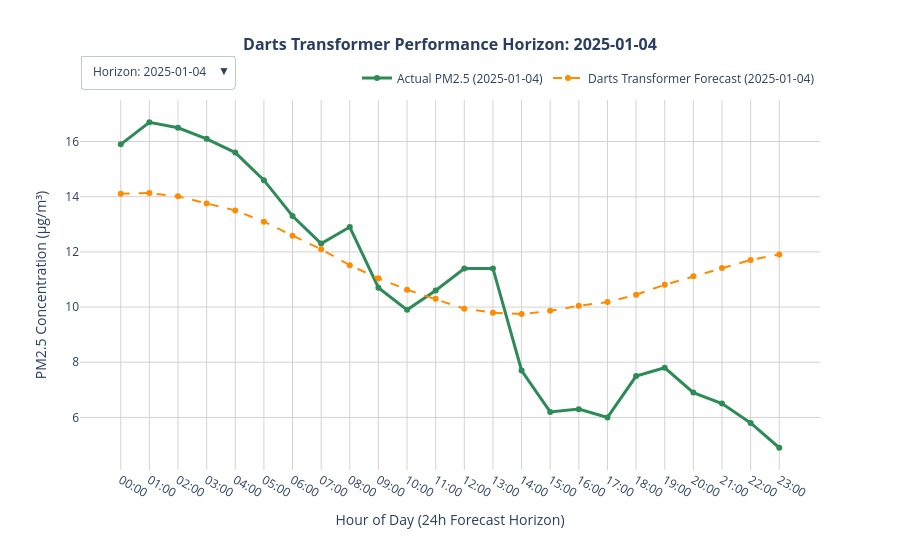

Notebook code cell kept with this figure:
### Code cell
import plotly.graph_objects as go

sample_indices = [0, 50, 100, 150, 200, 250, 300, 350, 400, 450, 500, 550, 600]
num_samples = len(sample_indices)

fig_darts = go.Figure()
buttons_darts = []

for idx, sample_idx in enumerate(sample_indices):
    # FIXED: Extract the single TimeSeries chunk directly from the list instead of sub-slicing
    target_chunk = true_targets[sample_idx]
    forecast_chunk = true_forecasts[sample_idx]
    
    # Extract univariate numpy arrays out of the single TimeSeries object
    true_actual_darts = target_chunk.univariate_values()
    true_pred_darts = forecast_chunk.univariate_values()
    
    # Extract the timestamps from the chunk
    window_timestamps_darts = target_chunk.time_index
    time_labels_darts = [str(t).split()[1][:5] for t in window_timestamps_darts]
    date_str_darts = str(window_timestamps_darts[0]).split()[0]
    
    fig_darts.add_trace(go.Scatter(
        x=time_labels_darts, y=true_actual_darts, mode='lines+markers',
        name=f'Actual PM2.5 ({date_str_darts})', line=dict(color='seagreen', width=3),
        visible=(idx == 0)
    ))
    fig_darts.add_trace(go.Scatter(
        x=time_labels_darts, y=true_pred_darts, mode='lines+markers',
        name=f'Darts Transformer Forecast ({date_str_darts})', line=dict(color='darkorange', width=2, dash='dash'),
        visible=(idx == 0)
    ))
    
    visibility_mask_darts = [False] * (num_samples * 2)
    visibility_mask_darts[idx * 2] = True
    visibility_mask_darts[idx * 2 + 1] = True
    
    buttons_darts.append(dict(
        label=f"Horizon: {date_str_darts}", method="update",
        args=[{"visible": visibility_mask_darts}, {"title": f"<b>Darts Transformer Performance Horizon: {date_str_darts}</b>"}]
    ))

# FIXED: Extract the date string safely from the first time series element in the list
initial_date_darts = str(true_targets[0].time_index[0]).split()[0]

fig_darts.update_layout(
    title=dict(text=f'<b>Darts Transformer Performance Horizon: {initial_date_darts}</b>', x=0.5, font=dict(size=16)),
    updatemenus=[dict(buttons=buttons_darts, direction="down", pad={"r": 10, "t": 10}, showactive=True, x=0.0, xanchor="left", y=1.15, yanchor="top")],
    xaxis=dict(title='Hour of Day (24h Forecast Horizon)', showgrid=True, gridcolor='lightgray'),
    yaxis=dict(title='PM2.5 Concentration (μg/m³)', showgrid=True, gridcolor='lightgray'),
    template='plotly_white', hovermode='x unified', height=550, width=900,
    legend=dict(orientation="h", yanchor="bottom", y=1.02, xanchor="right", x=1)
)

fig_darts.show()

### Figure 1 — Plotly figure (JSON) as saved in the notebook; plotly's stock layout.template omitted (floating-point values rounded to 4 significant figures)
{"data": [{"line": {"color": "seagreen", "width": 3}, "mode": "lines+markers", "name": "Actual PM2.5 (2025-01-04)", "type": "scatter", "visible": true, "x": ["00:00", "01:00", "02:00", "03:00", "04:00", "05:00", "06:00", "07:00", "08:00", "09:00", "10:00", "11:00", "12:00", "13:00", "14:00", "15:00", "16:00", "17:00", "18:00", "19:00", "20:00", "21:00", "22:00", "23:00"], "y": [15.9, 16.7, 16.5, 16.1, 15.6, 14.6, 13.3, 12.3, 12.9, 10.7, 9.9, 10.6, 11.4, 11.4, 7.7, 6.2, 6.3, 6.0, 7.5, 7.8, 6.9, 6.5, 5.8, 4.9]}, {"line": {"color": "darkorange", "dash": "dash", "width": 2}, "mode": "lines+markers", "name": "Darts Transformer Forecast (2025-01-04)", "type": "scatter", "visible": true, "x": ["00:00", "01:00", "02:00", "03:00", "04:00", "05:00", "06:00", "07:00", "08:00", "09:00", "10:00", "11:00", "12:00", "13:00", "14:00", "15:00", "16:00", "17:00", "18:00", "19:00", "20:00", "21:00", "22:00", "23:00"], "y": [14.11, 14.13, 14.01, 13.75, 13.5, 13.1, 12.58, 12.09, 11.52, 11.04, 10.63, 10.3, 9.939, 9.798, 9.746, 9.864, 10.05, 10.18, 10.45, 10.81, 11.12, 11.42, 11.71, 11.91]}, {"line": {"color": "seagreen", "width": 3}, "mode": "lines+markers", "name": "Actual PM2.5 (2025-01-06)", "type": "scatter", "visible": false, "x": ["02:00", "03:00", "04:00", "05:00", "06:00", "07:00", "08:00", "09:00", "10:00", "11:00", "12:00", "13:00", "14:00", "15:00", "16:00", "17:00", "18:00", "19:00", "20:00", "21:00", "22:00", "23:00", "00:00", "01:00"], "y": [3.1, 2.8, 1.7, 1.2, 1.1, 1.1, 1.1, 1.3, 1.6, 1.8, 1.8, 2.3, 2.3, 2.1, 2.1, 2.2, 2.9, 3.4, 3.5, 3.3, 3.0, 2.7, 2.4, 2.3]}, {"line": {"color": "darkorange", "dash": "dash", "width": 2}, "mode": "lines+markers", "name": "Darts Transformer Forecast (2025-01-06)", "type": "scatter", "visible": false, "x": ["02:00", "03:00", "04:00", "05:00", "06:00", "07:00", "08:00", "09:00", "10:00", "11:00", "12:00", "13:00", "14:00", "15:00", "16:00", "17:00", "18:00", "19:00", "20:00", "21:00", "22:00", "23:00", "00:00", "01:00"], "y": [5.068, 5.185, 5.284, 5.286, 5.351, 5.339, 5.27, 5.16, 5.052, 4.952, 4.913, 4.897, 4.951, 5.051, 5.11, 5.272, 5.47, 5.626, 5.834, 6.059, 6.209, 6.378, 6.515, 6.63]}, {"line": {"color": "seagreen", "width": 3}, "mode": "lines+markers", "name": "Actual PM2.5 (2025-01-08)", "type": "scatter", "visible": false, "x": ["04:00", "05:00", "06:00", "07:00", "08:00", "09:00", "10:00", "11:00", "12:00", "13:00", "14:00", "15:00", "16:00", "17:00", "18:00", "19:00", "20:00", "21:00", "22:00", "23:00", "00:00", "01:00", "02:00", "03:00"], "y": [6.0, 6.3, 6.2, 6.9, 8.5, 10.0, 9.9, 9.3, 7.7, 6.8, 6.8, 7.1, 8.1, 9.5, 11.0, 12.6, 13.3, 12.9, 13.6, 13.8, 13.5, 12.8, 14.0, 14.5]}, {"line": {"color": "darkorange", "dash": "dash", "width": 2}, "mode": "lines+markers", "name": "Darts Transformer Forecast (2025-01-08)", "type": "scatter", "visible": false, "x": ["04:00", "05:00", "06:00", "07:00", "08:00", "09:00", "10:00", "11:00", "12:00", "13:00", "14:00", "15:00", "16:00", "17:00", "18:00", "19:00", "20:00", "21:00", "22:00", "23:00", "00:00", "01:00", "02:00", "03:00"], "y": [6.06, 6.021, 5.991, 5.901, 5.9, 5.841, 5.754, 5.66, 5.591, 5.567, 5.613, 5.693, 5.837, 6.03, 6.167, 6.388, 6.62, 6.784, 6.967, 7.144, 7.224, 7.296, 7.324, 7.323]}, {"line": {"color": "seagreen", "width": 3}, "mode": "lines+markers", "name": "Actual PM2.5 (2025-01-10)", "type": "scatter", "visible": false, "x": ["06:00", "07:00", "08:00", "09:00", "10:00", "11:00", "12:00", "13:00", "14:00", "15:00", "16:00", "17:00", "18:00", "19:00", "20:00", "21:00", "22:00", "23:00", "00:00", "01:00", "02:00", "03:00", "04:00", "05:00"], "y": [12.1, 11.3, 10.4, 10.9, 11.2, 11.1, 11.3, 12.0, 12.3, 12.0, 11.5, 12.3, 14.2, 15.3, 19.2, 21.7, 22.1, 23.7, 22.8, 21.3, 21.5, 19.8, 18.8, 18.3]}, {"line": {"color": "darkorange", "dash": "dash", "width": 2}, "mode": "lines+markers", "name": "Darts Transformer Forecast (2025-01-10)", "type": "scatter", "visible": false, "x": ["06:00", "07:00", "08:00", "09:00", "10:00", "11:00", "12:00", "13:00", "14:00", "15:00", "16:00", "17:00", "18:00", "19:00", "20:00", "21:00", "22:00", "23:00", "00:00", "01:00", "02:00", "03:00", "04:00", "05:00"], "y": [11.75, 11.21, 10.74, 10.3, 10.02, 9.715, 9.456, 9.31, 9.233, 9.335, 9.536, 9.818, 10.11, 10.51, 10.84, 11.21, 11.53, 11.7, 11.81, 11.86, 11.76, 11.57, 11.31, 10.97]}, {"line": {"color": "seagreen", "width": 3}, "mode": "lines+markers", "name": "Actual PM2.5 (2025-01-12)", "type": "scatter", "visible": false, "x": ["08:00", "09:00", "10:00", "11:00", "12:00", "13:00", "14:00", "15:00", "16:00", "17:00", "18:00", "19:00", "20:00", "21:00", "22:00", "23:00", "00:00", "01:00", "02:00", "03:00", "04:00", "05:00", "06:00", "07:00"], "y": [16.1, 15.0, 13.3, 10.2, 9.1, 8.7, 7.6, 6.8, 6.9, 7.3, 7.8, 7.9, 8.3, 8.5, 8.1, 7.3, 6.7, 5.9, 6.0, 5.8, 5.8, 6.1, 6.3, 6.0]}, {"line": {"color": "darkorange", "dash": "dash", "width": 2}, "mode": "lines+markers", "name": "Darts Transformer Forecast (2025-01-12)", "type": "scatter", "visible": false, "x": ["08:00", "09:00", "10:00", "11:00", "12:00", "13:00", "14:00", "15:00", "16:00", "17:00", "18:00", "19:00", "20:00", "21:00", "22:00", "23:00", "00:00", "01:00", "02:00", "03:00", "04:00", "05:00", "06:00", "07:00"], "y": [16.89, 15.87, 15.0, 14.33, 13.92, 13.53, 13.29, 13.27, 13.36, 13.74, 14.24, 14.83, 15.34, 15.94, 16.43, 16.85, 17.12, 17.14, 17.0, 16.72, 16.24, 15.61, 14.94, 14.18]}, {"line": {"color": "seagreen", "width": 3}, "mode": "lines+markers", "name": "Actual PM2.5 (2025-01-14)", "type": "scatter", "visible": false, "x": ["10:00", "11:00", "12:00", "13:00", "14:00", "15:00", "16:00", "17:00", "18:00", "19:00", "20:00", "21:00", "22:00", "23:00", "00:00", "01:00", "02:00", "03:00", "04:00", "05:00", "06:00", "07:00", "08:00", "09:00"], "y": [9.8, 9.3, 8.2, 7.6, 7.3, 6.9, 7.6, 8.8, 9.9, 11.1, 12.1, 12.4, 12.0, 11.2, 10.3, 9.4, 9.3, 7.5, 7.2, 7.0, 6.9, 7.3, 7.9, 8.2]}, {"line": {"color": "darkorange", "dash": "dash", "width": 2}, "mode": "lines+markers", "name": "Darts Transformer Forecast (2025-01-14)", "type": "scatter", "visible": false, "x": ["10:00", "11:00", "12:00", "13:00", "14:00", "15:00", "16:00", "17:00", "18:00", "19:00", "20:00", "21:00", "22:00", "23:00", "00:00", "01:00", "02:00", "03:00", "04:00", "05:00", "06:00", "07:00", "08:00", "09:00"], "y": [9.516, 9.047, 8.706, 8.506, 8.506, 8.506, 8.589, 8.752, 9.002, 9.366, 9.809, 10.26, 10.69, 11.1, 11.36, 11.57, 11.68, 11.62, 11.46, 11.19, 10.79, 10.35, 9.913, 9.449]}, {"line": {"color": "seagreen", "width": 3}, "mode": "lines+markers", "name": "Actual PM2.5 (2025-01-16)", "type": "scatter", "visible": false, "x": ["12:00", "13:00", "14:00", "15:00", "16:00", "17:00", "18:00", "19:00", "20:00", "21:00", "22:00", "23:00", "00:00", "01:00", "02:00", "03:00", "04:00", "05:00", "06:00", "07:00", "08:00", "09:00", "10:00", "11:00"], "y": [16.4, 16.4, 15.0, 12.7, 11.9, 12.4, 13.7, 15.9, 16.8, 15.5, 13.8, 17.2, 14.2, 12.7, 11.1, 10.9, 10.1, 10.4, 10.2, 11.0, 11.5, 11.4, 10.8, 10.0]}, {"line": {"color": "darkorange", "dash": "dash", "width": 2}, "mode": "lines+markers", "name": "Darts Transformer Forecast (2025-01-16)", "type": "scatter", "visible": false, "x": ["12:00", "13:00", "14:00", "15:00", "16:00", "17:00", "18:00", "19:00", "20:00", "21:00", "22:00", "23:00", "00:00", "01:00", "02:00", "03:00", "04:00", "05:00", "06:00", "07:00", "08:00", "09:00", "10:00", "11:00"], "y": [17.37, 16.57, 15.96, 15.7, 15.72, 15.73, 15.91, 16.25, 16.67, 17.27, 17.93, 18.56, 18.99, 19.36, 19.54, 19.56, 19.36, 18.88, 18.24, 17.43, 16.53, 15.57, 14.75, 13.89]}, {"line": {"color": "seagreen", "width": 3}, "mode": "lines+markers", "name": "Actual PM2.5 (2025-01-18)", "type": "scatter", "visible": false, "x": ["14:00", "15:00", "16:00", "17:00", "18:00", "19:00", "20:00", "21:00", "22:00", "23:00", "00:00", "01:00", "02:00", "03:00", "04:00", "05:00", "06:00", "07:00", "08:00", "09:00", "10:00", "11:00", "12:00", "13:00"], "y": [11.7, 10.9, 11.2, 16.0, 17.8, 19.7, 21.6, 23.1, 22.6, 22.1, 20.6, 22.2, 22.7, 22.8, 23.9, 22.3, 18.9, 15.7, 15.4, 15.5, 15.4, 15.6, 16.8, 14.8]}, {"line": {"color": "darkorange", "dash": "dash", "width": 2}, "mode": "lines+markers", "name": "Darts Transformer Forecast (2025-01-18)", "type": "scatter", "visible": false, "x": ["14:00", "15:00", "16:00", "17:00", "18:00", "19:00", "20:00", "21:00", "22:00", "23:00", "00:00", "01:00", "02:00", "03:00", "04:00", "05:00", "06:00", "07:00", "08:00", "09:00", "10:00", "11:00", "12:00", "13:00"], "y": [14.68, 14.29, 14.02, 14.06, 14.32, 14.53, 14.85, 15.24, 15.65, 16.13, 16.64, 17.08, 17.31, 17.43, 17.39, 17.21, 16.85, 16.27, 15.6, 14.8, 13.98, 13.18, 12.58, 11.96]}, {"line": {"color": "seagreen", "width": 3}, "mode": "lines+markers", "name": "Actual PM2.5 (2025-01-20)", "type": "scatter", "visible": false, "x": ["16:00", "17:00", "18:00", "19:00", "20:00", "21:00", "22:00", "23:00", "00:00", "01:00", "02:00", "03:00", "04:00", "05:00", "06:00", "07:00", "08:00", "09:00", "10:00", "11:00", "12:00", "13:00", "14:00", "15:00"], "y": [9.0, 9.8, 10.7, 12.4, 13.2, 14.8, 16.0, 16.4, 15.7, 16.4, 16.4, 15.8, 15.5, 16.1, 15.5, 16.0, 17.3, 19.0, 19.4, 20.7, 21.4, 20.6, 18.8, 17.4]}, {"line": {"color": "darkorange", "dash": "dash", "width": 2}, "mode": "lines+markers", "name": "Darts Transformer Forecast (2025-01-20)", "type": "scatter", "visible": false, "x": ["16:00", "17:00", "18:00", "19:00", "20:00", "21:00", "22:00", "23:00", "00:00", "01:00", "02:00", "03:00", "04:00", "05:00", "06:00", "07:00", "08:00", "09:00", "10:00", "11:00", "12:00", "13:00", "14:00", "15:00"], "y": [10.97, 10.92, 10.93, 11.13, 11.5, 11.78, 12.1, 12.42, 12.72, 13.02, 13.34, 13.58, 13.67, 13.66, 13.51, 13.29, 12.96, 12.48, 11.97, 11.39, 10.82, 10.31, 9.981, 9.652]}, {"line": {"color": "seagreen", "width": 3}, "mode": "lines+markers", "name": "Actual PM2.5 (2025-01-22)", "type": "scatter", "visible": false, "x": ["18:00", "19:00", "20:00", "21:00", "22:00", "23:00", "00:00", "01:00", "02:00", "03:00", "04:00", "05:00", "06:00", "07:00", "08:00", "09:00", "10:00", "11:00", "12:00", "13:00", "14:00", "15:00", "16:00", "17:00"], "y": [17.8, 22.2, 25.9, 24.6, 23.5, 21.9, 20.0, 18.9, 15.5, 11.7, 11.2, 6.2, 3.9, 3.5, 3.2, 2.5, 2.3, 1.9, 1.7, 1.7, 2.6, 3.1, 3.3, 3.4]}, {"line": {"color": "darkorange", "dash": "dash", "width": 2}, "mode": "lines+markers", "name": "Darts Transformer Forecast (2025-01-22)", "type": "scatter", "visible": false, "x": ["18:00", "19:00", "20:00", "21:00", "22:00", "23:00", "00:00", "01:00", "02:00", "03:00", "04:00", "05:00", "06:00", "07:00", "08:00", "09:00", "10:00", "11:00", "12:00", "13:00", "14:00", "15:00", "16:00", "17:00"], "y": [18.42, 18.44, 18.41, 18.57, 18.84, 18.94, 19.03, 19.12, 19.11, 19.11, 19.12, 19.05, 18.71, 18.36, 17.98, 17.56, 17.04, 16.37, 15.76, 15.16, 14.61, 14.17, 13.98, 13.75]}, {"line": {"color": "seagreen", "width": 3}, "mode": "lines+markers", "name": "Actual PM2.5 (2025-01-24)", "type": "scatter", "visible": false, "x": ["20:00", "21:00", "22:00", "23:00", "00:00", "01:00", "02:00", "03:00", "04:00", "05:00", "06:00", "07:00", "08:00", "09:00", "10:00", "11:00", "12:00", "13:00", "14:00", "15:00", "16:00", "17:00", "18:00", "19:00"], "y": [4.1, 4.9, 5.0, 5.2, 4.6, 3.1, 3.2, 3.7, 5.2, 4.6, 4.7, 4.9, 5.1, 5.3, 5.0, 4.5, 4.3, 3.7, 3.2, 3.7, 4.1, 5.0, 6.9, 7.6]}, {"line": {"color": "darkorange", "dash": "dash", "width": 2}, "mode": "lines+markers", "name": "Darts Transformer Forecast (2025-01-24)", "type": "scatter", "visible": false, "x": ["20:00", "21:00", "22:00", "23:00", "00:00", "01:00", "02:00", "03:00", "04:00", "05:00", "06:00", "07:00", "08:00", "09:00", "10:00", "11:00", "12:00", "13:00", "14:00", "15:00", "16:00", "17:00", "18:00", "19:00"], "y": [5.351, 5.696, 5.993, 6.215, 6.48, 6.627, 6.695, 6.672, 6.602, 6.473, 6.377, 6.253, 6.141, 6.029, 5.882, 5.823, 5.799, 5.745, 5.783, 5.859, 5.92, 6.068, 6.265, 6.459]}, {"line": {"color": "seagreen", "width": 3}, "mode": "lines+markers", "name": "Actual PM2.5 (2025-01-26)", "type": "scatter", "visible": false, "x": ["22:00", "23:00", "00:00", "01:00", "02:00", "03:00", "04:00", "05:00", "06:00", "07:00", "08:00", "09:00", "10:00", "11:00", "12:00", "13:00", "14:00", "15:00", "16:00", "17:00", "18:00", "19:00", "20:00", "21:00"], "y": [3.0, 2.4, 1.7, 1.7, 2.8, 2.9, 2.7, 3.2, 2.9, 3.2, 2.8, 3.0, 2.9, 2.7, 2.6, 2.6, 2.7, 2.6, 2.7, 2.9, 3.3, 3.3, 3.6, 3.8]}, {"line": {"color": "darkorange", "dash": "dash", "width": 2}, "mode": "lines+markers", "name": "Darts Transformer Forecast (2025-01-26)", "type": "scatter", "visible": false, "x": ["22:00", "23:00", "00:00", "01:00", "02:00", "03:00", "04:00", "05:00", "06:00", "07:00", "08:00", "09:00", "10:00", "11:00", "12:00", "13:00", "14:00", "15:00", "16:00", "17:00", "18:00", "19:00", "20:00", "21:00"], "y": [4.856, 5.184, 5.455, 5.616, 5.809, 5.887, 5.879, 5.784, 5.65, 5.471, 5.332, 5.188, 5.086, 5.014, 4.918, 4.934, 5.004, 5.054, 5.202, 5.395, 5.557, 5.789, 6.034, 6.27]}, {"line": {"color": "seagreen", "width": 3}, "mode": "lines+markers", "name": "Actual PM2.5 (2025-01-29)", "type": "scatter", "visible": false, "x": ["00:00", "01:00", "02:00", "03:00", "04:00", "05:00", "06:00", "07:00", "08:00", "09:00", "10:00", "11:00", "12:00", "13:00", "14:00", "15:00", "16:00", "17:00", "18:00", "19:00", "20:00", "21:00", "22:00", "23:00"], "y": [3.9, 3.9, 4.0, 4.0, 4.0, 3.9, 4.1, 4.5, 5.2, 5.8, 6.1, 5.6, 4.3, 3.8, 5.4, 5.8, 4.7, 4.3, 5.0, 5.6, 5.7, 5.9, 5.9, 5.7]}, {"line": {"color": "darkorange", "dash": "dash", "width": 2}, "mode": "lines+markers", "name": "Darts Transformer Forecast (2025-01-29)", "type": "scatter", "visible": false, "x": ["00:00", "01:00", "02:00", "03:00", "04:00", "05:00", "06:00", "07:00", "08:00", "09:00", "10:00", "11:00", "12:00", "13:00", "14:00", "15:00", "16:00", "17:00", "18:00", "19:00", "20:00", "21:00", "22:00", "23:00"], "y": [5.107, 5.339, 5.525, 5.597, 5.709, 5.722, 5.657, 5.527, 5.375, 5.207, 5.089, 4.984, 4.938, 4.94, 4.918, 5.012, 5.157, 5.275, 5.475, 5.713, 5.898, 6.127, 6.342, 6.539]}], "layout": {"height": 550, "hovermode": "x unified", "legend": {"orientation": "h", "x": 1, "xanchor": "right", "y": 1.02, "yanchor": "bottom"}, "title": {"font": {"size": 16}, "text": "<b>Darts Transformer Performance Horizon: 2025-01-04</b>", "x": 0.5}, "updatemenus": [{"buttons": [{"args": [{"visible": [true, true, false, false, false, false, false, false, false, false, false, false, false, false, false, false, false, false, false, false, false, false, false, false, false, false]}, {"title": "<b>Darts Transformer Performance Horizon: 2025-01-04</b>"}], "label": "Horizon: 2025-01-04", "method": "update"}, {"args": [{"visible": [false, false, true, true, false, false, false, false, false, false, false, false, false, false, false, false, false, false, false, false, false, false, false, false, false, false]}, {"title": "<b>Darts Transformer Performance Horizon: 2025-01-06</b>"}], "label": "Horizon: 2025-01-06", "method": "update"}, {"args": [{"visible": [false, false, false, false, true, true, false, false, false, false, false, false, false, false, false, false, false, false, false, false, false, false, false, false, false, false]}, {"title": "<b>Darts Transformer Performance Horizon: 2025-01-08</b>"}], "label": "Horizon: 2025-01-08", "method": "update"}, {"args": [{"visible": [false, false, false, false, false, false, true, true, false, false, false, false, false, false, false, false, false, false, false, false, false, false, false, false, false, false]}, {"title": "<b>Darts Transformer Performance Horizon: 2025-01-10</b>"}], "label": "Horizon: 2025-01-10", "method": "update"}, {"args": [{"visible": [false, false, false, false, false, false, false, false, true, true, false, false, false, false, false, false, false, false, false, false, false, false, false, false, false, false]}, {"title": "<b>Darts Transformer Performance Horizon: 2025-01-12</b>"}], "label": "Horizon: 2025-01-12", "method": "update"}, {"args": [{"visible": [false, false, false, false, false, false, false, false, false, false, true, true, false, false, false, false, false, false, false, false, false, false, false, false, false, false]}, {"title": "<b>Darts Transformer Performance Horizon: 2025-01-14</b>"}], "label": "Horizon: 2025-01-14", "method": "update"}, {"args": [{"visible": [false, false, false, false, false, false, false, false, false, false, false, false, true, true, false, false, false, false, false, false, false, false, false, false, false, false]}, {"title": "<b>Darts Transformer Performance Horizon: 2025-01-16</b>"}], "label": "Horizon: 2025-01-16", "method": "update"}, {"args": [{"visible": [false, false, false, false, false, false, false, false, false, false, false, false, false, false, true, true, false, false, false, false, false, false, false, false, false, false]}, {"title": "<b>Darts Transformer Performance Horizon: 2025-01-18</b>"}], "label": "Horizon: 2025-01-18", "method": "update"}, {"args": [{"visible": [false, false, false, false, false, false, false, false, false, false, false, false, false, false, false, false, true, true, false, false, false, false, false, false, false, false]}, {"title": "<b>Darts Transformer Performance Horizon: 2025-01-20</b>"}], "label": "Horizon: 2025-01-20", "method": "update"}, {"args": [{"visible": [false, false, false, false, false, false, false, false, false, false, false, false, false, false, false, false, false, false, true, true, false, false, false, false, false, false]}, {"title": "<b>Darts Transformer Performance Horizon: 2025-01-22</b>"}], "label": "Horizon: 2025-01-22", "method": "update"}, {"args": [{"visible": [false, false, false, false, false, false, false, false, false, false, false, false, false, false, false, false, false, false, false, false, true, true, false, false, false, false]}, {"title": "<b>Darts Transformer Performance Horizon: 2025-01-24</b>"}], "label": "Horizon: 2025-01-24", "method": "update"}, {"args": [{"visible": [false, false, false, false, false, false, false, false, false, false, false, false, false, false, false, false, false, false, false, false, false, false, true, true, false, false]}, {"title": "<b>Darts Transformer Performance Horizon: 2025-01-26</b>"}], "label": "Horizon: 2025-01-26", "method": "update"}, {"args": [{"visible": [false, false, false, false, false, false, false, false, false, false, false, false, false, false, false, false, false, false, false, false, false, false, false, false, true, true]}, {"title": "<b>Darts Transformer Performance Horizon: 2025-01-29</b>"}], "label": "Horizon: 2025-01-29", "method": "update"}], "direction": "down", "pad": {"r": 10, "t": 10}, "showactive": true, "x": 0, "xanchor": "left", "y": 1.15, "yanchor": "top"}], "width": 900, "xaxis": {"gridcolor": "lightgray", "showgrid": true, "title": {"text": "Hour of Day (24h Forecast Horizon)"}}, "yaxis": {"gridcolor": "lightgray", "showgrid": true, "title": {"text": "PM2.5 Concentration (μg/m³)"}}}}
